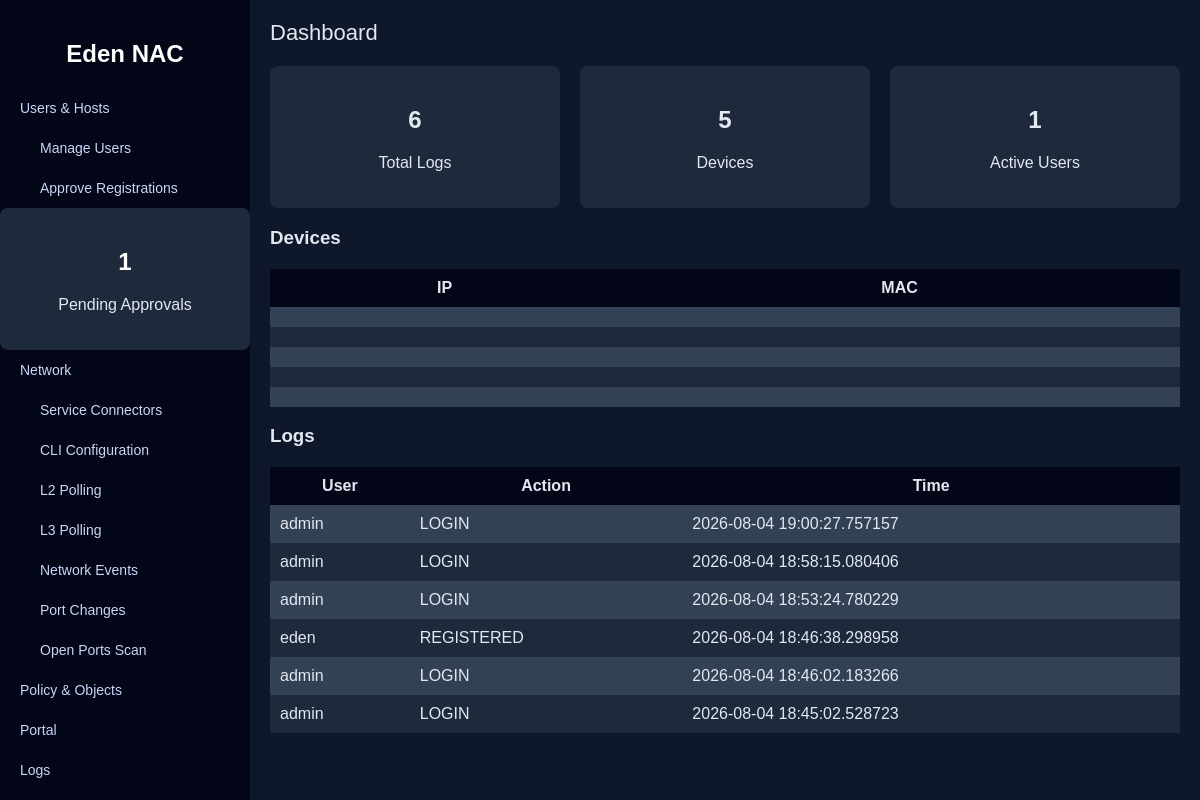
The app's page /dashboard (signed in) with its own data.
### tables this page shows
CREATE TABLE devices (
    id INTEGER PRIMARY KEY AUTOINCREMENT,
    mac TEXT UNIQUE NOT NULL,
    ip TEXT,
    username TEXT,
    authenticated INTEGER DEFAULT 0,
    last_seen TIMESTAMP DEFAULT CURRENT_TIMESTAMP
);

CREATE TABLE logs (
    id INTEGER PRIMARY KEY AUTOINCREMENT,
    username TEXT,
    action TEXT,
    time TIMESTAMP
);

### app.py (the view)
@app.route("/dashboard")
def dashboard():
    if "admin" not in session:
        return redirect("/admin")
    conn = db()
    c = conn.cursor()
    c.execute(
        """
        SELECT *
        FROM logs
        ORDER BY id DESC
        """
    )
    logs = c.fetchall()
    c.execute(
        """
        SELECT *
        FROM devices
        ORDER BY id DESC
        """
    )
    devices = c.fetchall()
    c.execute(
        """
        SELECT COUNT(*)
        FROM users
        WHERE status='pending'
        """
    )
    pending = c.fetchone()[0]
    conn.close()
    return render_template(
        "admin/dashboard.html",
        logs=logs,
        devices=devices,
        pending_count=pending
    )

### app.py (called while the page is built)
def db():
    return sqlite3.connect("database.db")

### templates/admin/dashboard.html (shortened to what this page needs)
<!DOCTYPE html>
<html>
<head>
</head>
<body>
<div class="sidebar">
    <h2>Eden NAC</h2>
    <a href="#">Users & Hosts</a>
    <div class="submenu">
        <a href="/templates/users.html">Manage Users</a>
        <a href="#">Approve Registrations</a>
    </div>
    <div class="card">
    <h2>{{ pending_count }}</h2>
    <p>Pending Approvals</p>
</div>
    <a href="#">Network</a>
    <div class="submenu">
        <a href="#">Service Connectors</a>
        <a href="#">CLI Configuration</a>
        <a href="#">L2 Polling</a>
        <a href="#">L3 Polling</a>
        <a href="#">Network Events</a>
        <a href="#">Port Changes</a>
        <a href="#">Open Ports Scan</a>
    </div>
    <a href="#">Policy & Objects</a>
    <a href="#">Portal</a>
    <a href="#">Logs</a>
    <a href="#">System</a>
</div>
<div class="main">
    <div class="header">
        Dashboard
    </div>
    <div class="cards">
        <div class="card">
            <h2>{{ logs|length }}</h2>
            <p>Total Logs</p>
        </div>
        <div class="card">
            <h2>{{ devices|length }}</h2>
            <p>Devices</p>
        </div>
        <div class="card">
            <h2>1</h2>
            <p>Active Users</p>
        </div>
    </div>
    <h3>Devices</h3>
    {% if devices %}
    <table>
        <tr>
            <th>IP</th>
            <th>MAC</th>
        </tr>
        {% for d in devices %}
        <tr>
            <td>{{ d.ip }}</td>
            <td>{{ d.mac }}</td>
        </tr>
        {% endfor %}
    </table>
    {% else %}
    <p>No devices detected</p>
    {% endif %}
    <h3>Logs</h3>
    <table>
        <tr>
            <th>User</th>
            <th>Action</th>
            <th>Time</th>
        </tr>
        {% for log in logs %}
        <tr>
            <td>{{ log[1] }}</td>
            <td>{{ log[2] }}</td>
            <td>{{ log[3] }}</td>
        </tr>
        {% endfor %}
    </table>
</div>
</body>
</html>

### templates/admin/dashboard.html (style rules this page uses)
body { margin: 0; font-family: Arial, sans-serif; background-color: #0f172a; color: #e2e8f0; }
.sidebar { width: 250px; height: 100vh; background: #020617; position: fixed; padding-top: 20px; }
.sidebar h2 { text-align: center; color: white; }
.sidebar a { display: block; padding: 12px 20px; color: #cbd5f5; text-decoration: none; font-size: 14px; }
.submenu { padding-left: 20px; font-size: 13px; }
.main { margin-left: 250px; padding: 20px; }
.header { font-size: 22px; margin-bottom: 20px; }
.cards { display: flex; gap: 20px; }
.card { flex: 1; background: #1e293b; padding: 20px; border-radius: 8px; text-align: center; }
table { width: 100%; margin-top: 20px; border-collapse: collapse; background: #1e293b; }
th, td { padding: 10px; }
th { background: #020617; }
tr:nth-child(even) { background: #334155; }

### records on screen
logs: username "admin", action "LOGIN", time "2026-08-04 19:00:27.757157"
logs: username "admin", action "LOGIN", time "2026-08-04 18:58:15.080406"
logs: username "admin", action "LOGIN", time "2026-08-04 18:53:24.780229"
logs: username "eden", action "REGISTERED", time "2026-08-04 18:46:38.298958"
logs: username "admin", action "LOGIN", time "2026-08-04 18:46:02.183266"
logs: username "admin", action "LOGIN", time "2026-08-04 18:45:02.528723"

### other values on screen
{{ pending_count }} "1"
{{ logs|length }} "6"
{{ devices|length }} "5"
